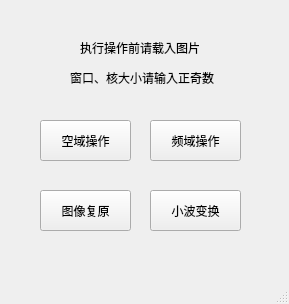
<?xml version="1.0" encoding="UTF-8"?>
<ui version="4.0">
 <class>entryWindow</class>
 <widget class="QMainWindow" name="entryWindow">
  <property name="geometry">
   <rect>
    <x>0</x>
    <y>0</y>
    <width>289</width>
    <height>304</height>
   </rect>
  </property>
  <property name="windowTitle">
   <string>MainWindow</string>
  </property>
  <widget class="QWidget" name="centralwidget">
   <widget class="QPushButton" name="pbn_spatial">
    <property name="geometry">
     <rect>
      <x>40</x>
      <y>120</y>
      <width>91</width>
      <height>41</height>
     </rect>
    </property>
    <property name="text">
     <string>空域操作</string>
    </property>
   </widget>
   <widget class="QPushButton" name="pbn_frequency">
    <property name="geometry">
     <rect>
      <x>150</x>
      <y>120</y>
      <width>91</width>
      <height>41</height>
     </rect>
    </property>
    <property name="text">
     <string>频域操作</string>
    </property>
   </widget>
   <widget class="QLabel" name="label">
    <property name="geometry">
     <rect>
      <x>80</x>
      <y>40</y>
      <width>151</width>
      <height>16</height>
     </rect>
    </property>
    <property name="text">
     <string>执行操作前请载入图片</string>
    </property>
   </widget>
   <widget class="QPushButton" name="pbn_restoration">
    <property name="geometry">
     <rect>
      <x>40</x>
      <y>190</y>
      <width>91</width>
      <height>41</height>
     </rect>
    </property>
    <property name="text">
     <string>图像复原</string>
    </property>
   </widget>
   <widget class="QPushButton" name="pbn_wavelets">
    <property name="geometry">
     <rect>
      <x>150</x>
      <y>190</y>
      <width>91</width>
      <height>41</height>
     </rect>
    </property>
    <property name="text">
     <string>小波变换</string>
    </property>
   </widget>
   <widget class="QLabel" name="label_2">
    <property name="geometry">
     <rect>
      <x>70</x>
      <y>70</y>
      <width>151</width>
      <height>16</height>
     </rect>
    </property>
    <property name="text">
     <string>窗口、核大小请输入正奇数</string>
    </property>
   </widget>
  </widget>
  <widget class="QMenuBar" name="menubar">
   <property name="geometry">
    <rect>
     <x>0</x>
     <y>0</y>
     <width>289</width>
     <height>23</height>
    </rect>
   </property>
  </widget>
  <widget class="QStatusBar" name="statusbar"/>
 </widget>
 <resources/>
 <connections/>
</ui>
